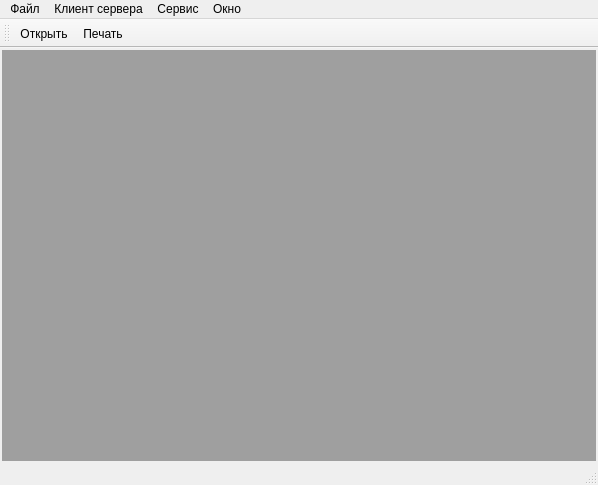
<?xml version="1.0" encoding="UTF-8"?>
<ui version="4.0">
 <class>MainWindow</class>
 <widget class="QMainWindow" name="MainWindow">
  <property name="enabled">
   <bool>true</bool>
  </property>
  <property name="geometry">
   <rect>
    <x>0</x>
    <y>0</y>
    <width>598</width>
    <height>485</height>
   </rect>
  </property>
  <property name="sizePolicy">
   <sizepolicy hsizetype="Expanding" vsizetype="Expanding">
    <horstretch>0</horstretch>
    <verstretch>0</verstretch>
   </sizepolicy>
  </property>
  <property name="acceptDrops">
   <bool>false</bool>
  </property>
  <property name="windowTitle">
   <string notr="true">Читатель архива</string>
  </property>
  <property name="autoFillBackground">
   <bool>false</bool>
  </property>
  <property name="documentMode">
   <bool>false</bool>
  </property>
  <property name="dockNestingEnabled">
   <bool>false</bool>
  </property>
  <property name="dockOptions">
   <set>QMainWindow::AllowTabbedDocks|QMainWindow::AnimatedDocks</set>
  </property>
  <widget class="QWidget" name="centralWidget">
   <property name="sizePolicy">
    <sizepolicy hsizetype="Preferred" vsizetype="Preferred">
     <horstretch>0</horstretch>
     <verstretch>0</verstretch>
    </sizepolicy>
   </property>
   <property name="layoutDirection">
    <enum>Qt::LeftToRight</enum>
   </property>
   <property name="autoFillBackground">
    <bool>false</bool>
   </property>
   <layout class="QGridLayout" name="gridLayout_3">
    <property name="leftMargin">
     <number>2</number>
    </property>
    <property name="topMargin">
     <number>2</number>
    </property>
    <property name="rightMargin">
     <number>2</number>
    </property>
    <property name="bottomMargin">
     <number>2</number>
    </property>
    <item row="0" column="0">
     <widget class="QMdiArea" name="mdiArea"/>
    </item>
   </layout>
  </widget>
  <widget class="QMenuBar" name="menuBar">
   <property name="geometry">
    <rect>
     <x>0</x>
     <y>0</y>
     <width>598</width>
     <height>21</height>
    </rect>
   </property>
   <widget class="QMenu" name="menu">
    <property name="title">
     <string>Файл</string>
    </property>
    <addaction name="action"/>
    <addaction name="action_exit"/>
   </widget>
   <widget class="QMenu" name="menu_2">
    <property name="title">
     <string>Окно</string>
    </property>
    <addaction name="action_cascad"/>
    <addaction name="action_mozaika"/>
   </widget>
   <widget class="QMenu" name="menu_3">
    <property name="title">
     <string>Клиент сервера</string>
    </property>
    <addaction name="action_connect"/>
   </widget>
   <widget class="QMenu" name="menu_4">
    <property name="title">
     <string>Сервис</string>
    </property>
    <addaction name="action_equal"/>
   </widget>
   <addaction name="menu"/>
   <addaction name="menu_3"/>
   <addaction name="menu_4"/>
   <addaction name="menu_2"/>
  </widget>
  <widget class="QToolBar" name="mainToolBar">
   <attribute name="toolBarArea">
    <enum>TopToolBarArea</enum>
   </attribute>
   <attribute name="toolBarBreak">
    <bool>false</bool>
   </attribute>
   <addaction name="action"/>
   <addaction name="action_print"/>
  </widget>
  <widget class="QStatusBar" name="statusBar"/>
  <action name="action">
   <property name="icon">
    <iconset resource="LtaReader.qrc">
     <normaloff>:/Icons/must_have_icon_set/Open/Open_256x256.png</normaloff>:/Icons/must_have_icon_set/Open/Open_256x256.png</iconset>
   </property>
   <property name="text">
    <string>Открыть</string>
   </property>
  </action>
  <action name="action_exit">
   <property name="text">
    <string>Выход</string>
   </property>
  </action>
  <action name="action_cascad">
   <property name="text">
    <string>Каскад</string>
   </property>
  </action>
  <action name="action_mozaika">
   <property name="text">
    <string>Мозаика</string>
   </property>
  </action>
  <action name="action_print">
   <property name="icon">
    <iconset resource="LtaReader.qrc">
     <normaloff>:/Icons/must_have_icon_set/Print/Print_256x256.png</normaloff>:/Icons/must_have_icon_set/Print/Print_256x256.png</iconset>
   </property>
   <property name="text">
    <string>Печать</string>
   </property>
  </action>
  <action name="action_connect">
   <property name="text">
    <string>Подключиться к серверу</string>
   </property>
  </action>
  <action name="action_equal">
   <property name="text">
    <string>Сравнить значения</string>
   </property>
  </action>
 </widget>
 <layoutdefault spacing="6" margin="11"/>
 <resources>
  <include location="LtaReader.qrc"/>
 </resources>
 <connections/>
</ui>
